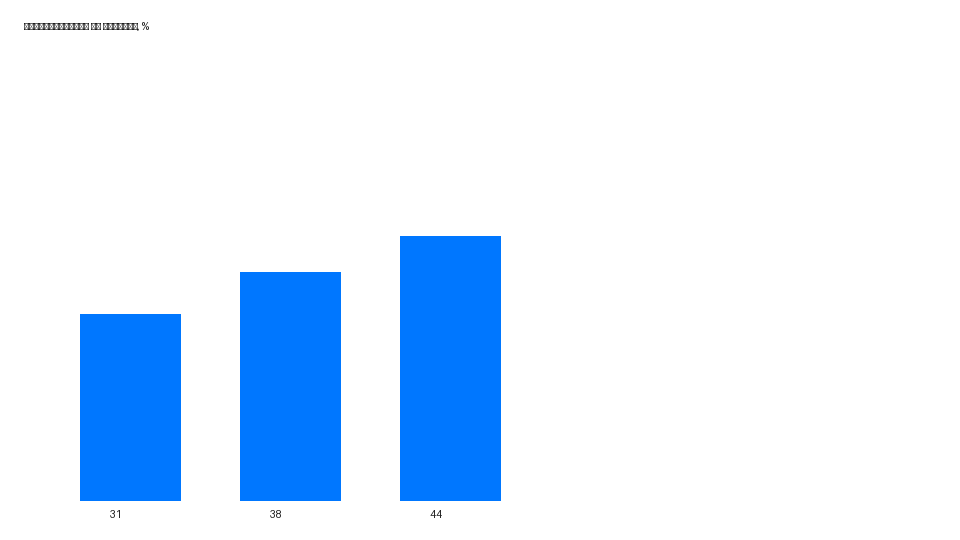
#> input picture examples/content/openrate_chart.png, 960 x 540 px; its folder holds only this picture in this run
$ python -i snapshot.py   (imports and definitions only)
#> lines starting #> are read from the running program, lines starting #| are printed output that depends on the picture
"""Снимок колоды для чата: что на каждом слайде и где — одной формой для ревизии варианта и
для офисной копии (этап 36, `contracts/schemas/deck_snapshot.schema.json`).

Снимок строится по байтам PPTX тем же обходом фигур и тем же разрешением стилей, что и
ComposedDeck (`parsing/template/package.open_template`, `geometry.walk_shapes`,
`styles.StyleResolver`), поэтому ревизия варианта и её копия в ONLYOFFICE дают одно и то же:
объекты в группах с путём, рамку плейсхолдера из макета, поворот, таблицы ячейками, диаграммы
рядами. ComposedDeck и план ревизии добавляют то, чего в файле нет: слайд плана, слот объекта,
роль слайда. Связь идёт по именам фигур и положению, а не по номерам: ONLYOFFICE при сохранении
перенумеровывает `p:sldId` и `cNvPr id`, а имена сохраняет.

Без ComposedDeck роль объекта определяется по типу плейсхолдера и геометрии, признак элемента
шаблона — по номеру слайда, дате и колонтитулу, логотипу (хеш из профиля) и `fixed_elements`
профиля на своём месте.
"""

from __future__ import annotations

import hashlib
import io
import pathlib
import re
import tempfile
from typing import Any

from presentation_designer.generation.office_logo import logo_hashes
from presentation_designer.layout import background as slide_background
from presentation_designer.layout.composed import object_kind
from presentation_designer.layout.images import image_size
from presentation_designer.library.motif import NAME as MOTIF_NAME
from presentation_designer.parsing.template.geometry import NS, ShapeInfo
from presentation_designer.parsing.template.package import TemplatePackage, open_template
from presentation_designer.parsing.template.styles import StyleResolver

JsonDict = dict[str, Any]

A = "{http://schemas.openxmlformats.org/drawingml/2006/main}"
C = "{http://schemas.openxmlformats.org/drawingml/2006/chart}"
R = "{http://schemas.openxmlformats.org/officeDocument/2006/relationships}"

PLACEHOLDER_ROLES = {
    "title": "title",
    "ctrTitle": "title",
    "subTitle": "subtitle",
    "body": "body",
    "obj": "body",
    "pic": "image",
    "chart": "chart",
    "tbl": "table",
    "dt": "date",
    "ftr": "footer",
    "sldNum": "page_number",
}
ROLES = {
    "title", "subtitle", "body", "bullets", "number", "label", "caption", "date", "name",
    "position", "image", "icon", "table", "chart", "diagram", "qr", "code", "footer", "logo",
    "page_number", "decoration", "background", "group", "other",
}  # fmt: skip
FIXED_ROLES = {"date", "footer", "page_number", "logo"}
# Виды содержательных объектов в оглавлении — по роли.
OUTLINE_KINDS = {
    "title": "text", "subtitle": "text", "body": "text", "bullets": "text", "number": "text",
    "label": "text", "caption": "text", "name": "text", "position": "text", "code": "text",
    "image": "picture", "icon": "picture", "qr": "picture", "table": "table", "chart": "chart",
    "diagram": "diagram", "group": "group",
}  # fmt: skip
KIND_ORDER = ["text", "picture", "table", "chart", "diagram", "group"]
_NUMBER = re.compile(
    r"^[\s+\-−–~≈<>]*\d[\d\s.,]*\s*(%|₽|\$|€|x|х|k|к|млн|млрд|тыс\.?)?[\s+]*$", re.I
)


def deck_snapshot(
    data: bytes,
    *,
    source: JsonDict | None = None,
    composed: JsonDict | None = None,
    plan: JsonDict | None = None,
    profile: JsonDict | None = None,
    base: JsonDict | None = None,
) -> JsonDict:
    """Снимок колоды по байтам PPTX. `composed` и `plan` — ComposedDeck и SlidePlan ревизии, из
    которой файл получен (для копии — ревизии-источника); `profile` — профиль шаблона для
    логотипа и фиксированных элементов; `base` — снимок исходной ревизии копии, с ним слайды
    получают признак ручных правок."""
    with tempfile.TemporaryDirectory() as directory:
        path = pathlib.Path(directory) / "deck.pptx"
        path.write_bytes(data)
        pkg = open_template(path)
        slides = _slides(pkg, profile or {})
    snapshot: JsonDict = {
        "schema_version": "1.0",
        "source": {**(source or {"kind": "file"}), "pptx_sha256": hashlib.sha256(data).hexdigest()},
        "slide_size": {
            "width_emu": pkg.width_emu,
            "height_emu": pkg.height_emu,
            "aspect_ratio": round(pkg.aspect_ratio, 4),
        },
        "slides": slides,
    }
    if composed:
        _enrich(slides, composed, plan or {})
    for slide in slides:
        _finish_slide(slide)
    if base is not None:
        _mark_edited(slides, base.get("slides") or [])
    snapshot["outline"] = [_outline_entry(slide) for slide in slides]
    return snapshot


# [40 lines that did not run here, left out]


# [63 lines that did not run here, left out]


# [17 lines that did not run here, left out]


# [31 lines that did not run here, left out]


def _bullets(obj: JsonDict) -> bool:
    paragraphs = (obj.get("text") or {}).get("paragraphs") or []
    return sum(1 for p in paragraphs if p["bullet"]) >= 2


# [2 lines that did not run here, left out]


# [22 lines that did not run here, left out]


def _table(element: Any) -> JsonDict:
    table = element.find(f".//{A}tbl")
    rows: list[list[str]] = []
    merged: list[JsonDict] = []
    if table is None:
        return {"rows": rows}
    for r, row in enumerate(table.findall(f"{A}tr"), 1):
        cells = []
        for c, cell in enumerate(row.findall(f"{A}tc"), 1):
            if cell.get("hMerge") in ("1", "true") or cell.get("vMerge") in ("1", "true"):
                cells.append("")
                continue
            cells.append(
                "\n".join(
                    "".join(t.text or "" for t in p.iter(f"{A}t")) for p in cell.iter(f"{A}p")
                ).strip()
            )
            cols, span = int(cell.get("gridSpan", "1")), int(cell.get("rowSpan", "1"))
            if cols > 1 or span > 1:
                merged.append({"row": r, "col": c, "rows": span, "cols": cols})
        rows.append(cells)
    out: JsonDict = {"rows": rows}
    if merged:
        out["merged"] = merged
    return out


def _chart(element: Any, part: Any) -> JsonDict | None:
    """Тип, категории и ряды диаграммы: из кэша части chart, без кэша — из встроенной книги."""
    ref = element.find(f".//{C}chart")
    rid = ref.get(f"{R}id") if ref is not None else None
    if not rid:
        return None
    try:
        chart_part = part.related_part(rid)
        chart = chart_part.chart
    except (KeyError, AttributeError, ValueError):
        return None
    try:
        chart_type = str(chart.chart_type).split(".")[-1].split(" ")[0].lower()
    except (ValueError, AttributeError, KeyError, NotImplementedError):
        chart_type = "unknown"
    categories: list[str] = []
    series: list[JsonDict] = []
    try:
        for plot in chart.plots:
            if not categories:
                categories = [str(c) for c in plot.categories]
            for item in plot.series:
                values = [None if v is None else float(v) for v in item.values]
                series.append({"name": str(item.name or ""), "values": values})
    except (ValueError, AttributeError, KeyError, TypeError):
        pass
    out: JsonDict = {
        "type": chart_type,
        "categories": categories,
        "series": series,
        "values_from": "cache",
    }
    empty = not series or all(v is None for s in series for v in s["values"])
    if empty and _from_workbook(chart_part, out):
        out["values_from"] = "workbook"
    return out


def _from_workbook(chart_part: Any, out: JsonDict) -> bool:
    """Значения рядов по ссылкам `c:f` из встроенной книги, когда кэша в части нет."""
    try:
        from openpyxl import load_workbook

        blob = chart_part.chart_workbook.xlsx_part.blob
        book = load_workbook(io.BytesIO(blob), data_only=True, read_only=True)
    except Exception:
        return False
    try:
        root = chart_part._element
        series = []
        for ser in root.iter(f"{C}ser"):
            name_ref = ser.find(f"{C}tx/{C}strRef/{C}f")
            value_ref = ser.find(f"{C}val/{C}numRef/{C}f")
            values = _range(book, value_ref.text) if value_ref is not None else []
            names = _range(book, name_ref.text) if name_ref is not None else []
            series.append(
                {
                    "name": str(names[0]) if names and names[0] is not None else "",
                    "values": [float(v) if isinstance(v, int | float) else None for v in values],
                }
            )
        cat_ref = next(
            (
                f
                for f in root.iter(f"{C}f")
                if f.getparent() is not None
                and f.getparent().getparent() is not None
                and f.getparent().getparent().tag == f"{C}cat"
            ),
            None,
        )
        categories = _range(book, cat_ref.text) if cat_ref is not None and cat_ref.text else []
    except Exception:
        return False
    finally:
        book.close()
    if not any(v is not None for s in series for v in s["values"]):
        return False
    out["series"] = series
    if categories:
        out["categories"] = ["" if c is None else str(c) for c in categories]
    return True


def _range(book: Any, formula: str | None) -> list[Any]:
    if not formula or "!" not in formula:
        return []
    sheet, _, cells = formula.rpartition("!")
    sheet = sheet.strip("'")
    if sheet not in book.sheetnames:
        return []
    rows = book[sheet][cells.replace("$", "")]
    if not isinstance(rows, tuple):
        return [rows.value]
    flat: list[Any] = []
    for row in rows:
        if isinstance(row, tuple):
            flat.extend(cell.value for cell in row)
        else:
            flat.append(row.value)
    return flat


def _enrich(slides: list[JsonDict], composed: JsonDict, plan: JsonDict) -> None:
    """Слайд плана, слоты и роли из ComposedDeck ревизии: слайды и объекты сопоставляются по
    именам фигур и положению (номера в копии ONLYOFFICE меняет)."""
    plan_slides = {str(s.get("slide_id")): s for s in plan.get("slides") or []}
    pairs = _pair_slides(slides, composed.get("slides") or [])
    for slide, other in pairs:
        slide_id = str(other.get("slide_id") or "")
        if slide_id:
            slide["slide_id"] = slide_id
        role = (plan_slides.get(slide_id) or {}).get("role")
        if role:
            slide["role"] = str(role)
        if other.get("title") and not slide.get("title"):
            slide["title"] = str(other["title"])
        for obj, source in _pair_objects(slide["objects"], other.get("objects") or []):
            slot_id = source.get("slot_id")
            if slot_id:
                obj["slot"] = {
                    "slot_id": str(slot_id),
                    **({"slot_kind": str(source["slot_kind"])} if source.get("slot_kind") else {}),
                    **(
                        {"source_object_id": str(source["source_object_id"])}
                        if source.get("source_object_id")
                        else {}
                    ),
                }
                kind = str(source.get("block_kind") or source.get("slot_kind") or "")
                if kind in ("table", "chart", "diagram") or (
                    kind in ROLES and obj["role"] not in FIXED_ROLES
                ):
                    obj["role"] = kind
            elif source.get("role") == "background":
                obj["role"] = "background"
            if (source.get("diagram") or {}).get("kind") and obj["kind"] == "group":
                obj["role"] = "diagram"
            if (source.get("picture") or {}).get("asset_id") and "picture" in obj:
                obj["picture"]["asset_id"] = str(source["picture"]["asset_id"]).split(":", 1)[0]


def _names(slide: JsonDict) -> set[str]:
    return {str(o.get("name")) for o in slide.get("objects") or [] if o.get("name")}


# [141 lines left out: functions _pair_slides, _pair_objects, _finish_slide, _signature, _mark_edited, _outline_entry, not called in this run]


KIND_NAMES = {
    "text": "текст",
    "picture": "картинки",
    "table": "таблица",
    "chart": "диаграмма",
    "diagram": "схема",
    "group": "группы фигур",
}


# [45 lines left out: functions outline_lines, slide_lines, not called in this run]


__all__ = ["deck_snapshot", "outline_lines", "slide_lines"]

>>> import cv2
>>> picture = cv2.imread('../../../examples/content/openrate_chart.png', cv2.IMREAD_GRAYSCALE)
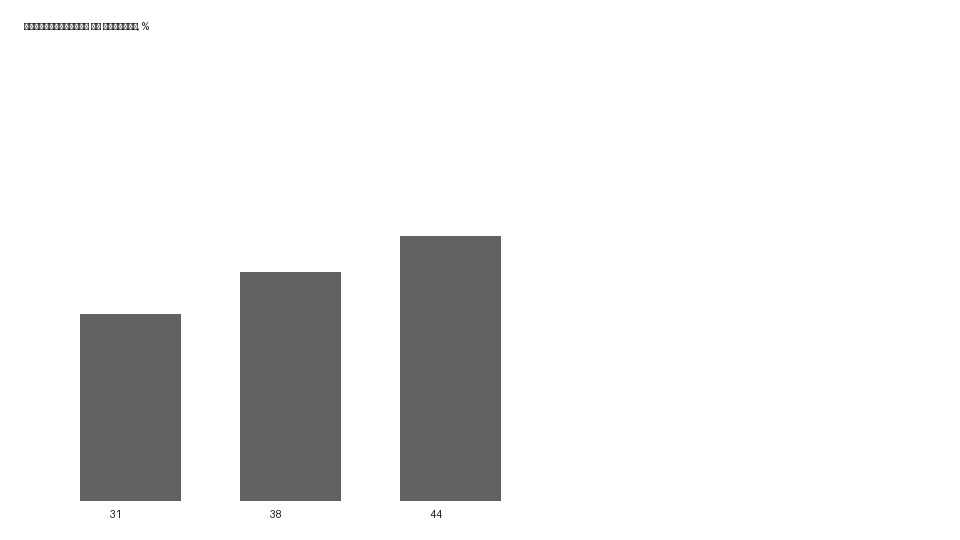
#> picture: shape (540, 960); min 30, max 255, mean 233.9
#> (the run stopped early here; a loop or call above may not have finished)
